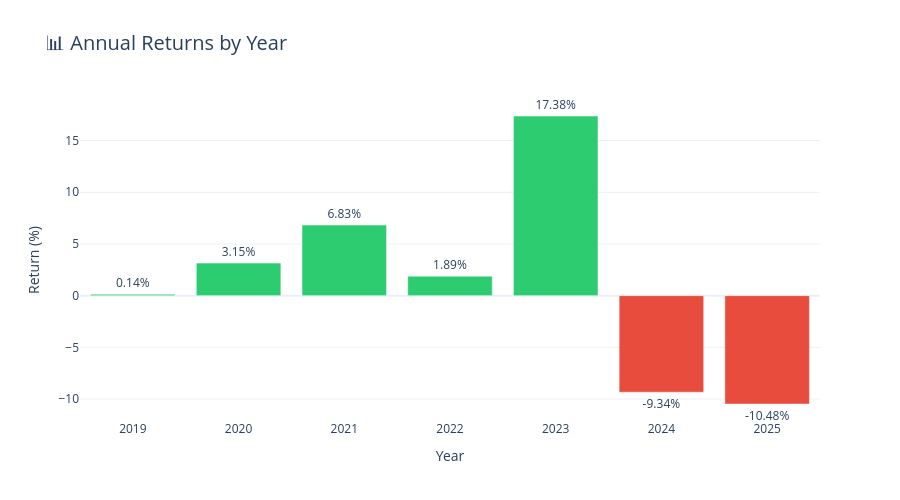

Notebook code cell kept with this figure:
### Code cell
# Yearly Performance Analysis
# Purpose: Compare stock performance across different years

yearly_stats = df.groupby('Year').agg({
    'Close': ['first', 'last', 'min', 'max', 'mean'],
    'Volume': 'sum',
    'Daily_Return': ['mean', 'std']
}).round(2)

# Calculate yearly return
yearly_return = df.groupby('Year').apply(
    lambda x: ((x['Close'].iloc[-1] - x['Close'].iloc[0]) / x['Close'].iloc[0] * 100)
).round(2)

print("\n📅 YEARLY PERFORMANCE SUMMARY")
print("="*80)
print(yearly_stats)
print("\n📈 Yearly Returns (%)")
print(yearly_return)

# Visualize yearly returns
fig = go.Figure()

colors = ['#2ecc71' if x > 0 else '#e74c3c' for x in yearly_return]

fig.add_trace(go.Bar(
    x=yearly_return.index,
    y=yearly_return.values,
    marker_color=colors,
    text=yearly_return.values,
    textposition='outside',
    texttemplate='%{text:.2f}%'
))

fig.update_layout(
    title='📊 Annual Returns by Year',
    title_font_size=20,
    yaxis_title='Return (%)',
    xaxis_title='Year',
    height=500,
    showlegend=False
)

fig.show()

### Figure 1 — Plotly figure (JSON) as saved in the notebook; plotly's stock layout.template omitted (floating-point values rounded to 4 significant figures)
{"data": [{"marker": {"color": ["#2ecc71", "#2ecc71", "#2ecc71", "#2ecc71", "#2ecc71", "#e74c3c", "#e74c3c"]}, "text": [0.14, 3.15, 6.83, 1.89, 17.38, -9.34, -10.48], "textposition": "outside", "texttemplate": "%{text:.2f}%", "type": "bar", "x": [2019, 2020, 2021, 2022, 2023, 2024, 2025], "y": [0.14, 3.15, 6.83, 1.89, 17.38, -9.34, -10.48]}], "layout": {"height": 500, "showlegend": false, "title": {"font": {"size": 20}, "text": "📊 Annual Returns by Year"}, "xaxis": {"title": {"text": "Year"}}, "yaxis": {"title": {"text": "Return (%)"}}}}
